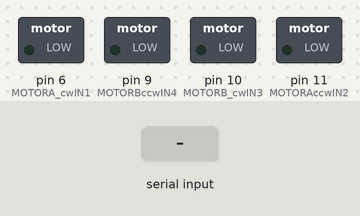
Simulated run of this sketch. Board: Arduino Uno, built with avr-gcc and run on an emulated ATmega328P. On the bench: switched loads named in the sketch (green lamp = pin HIGH). Inputs (shaded band) come from the test bench.

Above: at 1.2 s.
1.3 s: "30,150\n" received over the second serial link
At 2.6 s:
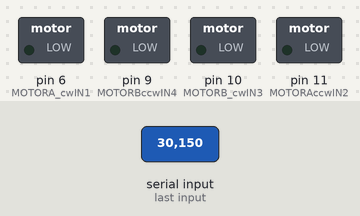
2.9 s: "52\n" received over Serial
At 3.3 s:
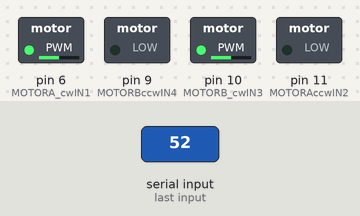
4.4 s: "90,45\n" received over the second serial link
At 5.5 s:
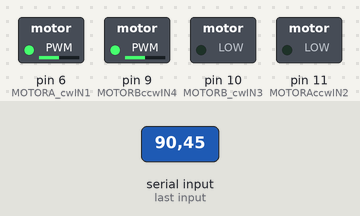
5.9 s: "50\n" received over the second serial link
At 7.1 s:
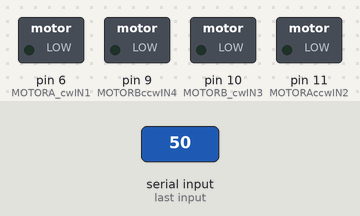
7.4 s: "49\n" received over the second serial link
At 8.6 s:
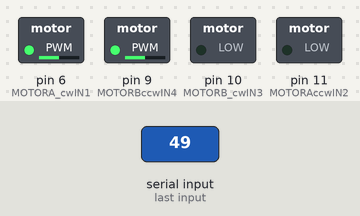
8.9 s: "51\n" received over Serial
At 10.2 s:
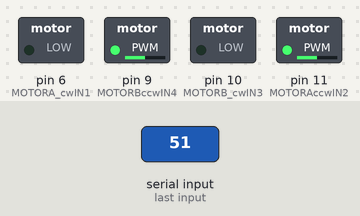
Timing chart, 0 to 11.4 s (numbered marks = the images above; inputs shaded):
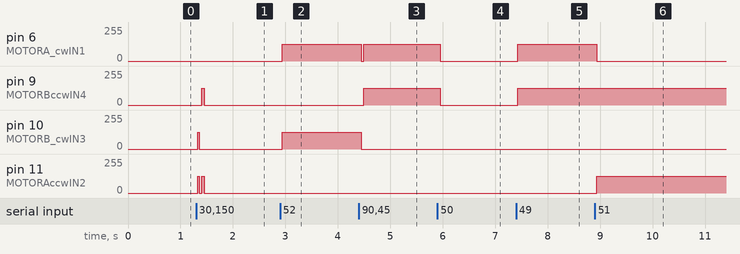

Measured:
- after the input at 1.3 s, pin 9 (MOTORBccwIN4): 0/255 → 127/255 after 0.11 s, → 0/255 0.05 s later; pin 10 (MOTORB_cwIN3): 0/255 → 127/255 at once, → 0/255 0.03 s later; pin 11 (MOTORAccwIN2): alternates 127/255 for 0.04 s and 0/255 for 0.05 s, 4 changes in all, then stays 0/255, starting at once
- after the input at 2.9 s, pin 6 (MOTORA_cwIN1), pin 10 (MOTORB_cwIN3): 0/255 → 127/255 at once
- after the input at 4.4 s, pin 6 (MOTORA_cwIN1): 127/255 → 0/255 after 0.05 s, → 127/255 0.05 s later; pin 9 (MOTORBccwIN4): 0/255 → 127/255 after 0.10 s; pin 10 (MOTORB_cwIN3): 127/255 → 0/255 after 0.05 s
- after the input at 5.9 s, pin 6 (MOTORA_cwIN1), pin 9 (MOTORBccwIN4): 127/255 → 0/255 after 0.05 s
- after the input at 7.4 s, pin 6 (MOTORA_cwIN1), pin 9 (MOTORBccwIN4): 0/255 → 127/255 at once
- after the input at 8.9 s, pin 6 (MOTORA_cwIN1): 127/255 → 0/255 at once; pin 11 (MOTORAccwIN2): 0/255 → 127/255 at once

The sketch:

Robot1.ino
```cpp
#include <SoftwareSerial.h>

// sketch_dec18b_remote_robot

#define MOTORA_cwIN1 6
#define MOTORAccwIN2 11
#define MOTORB_cwIN3 10
#define MOTORBccwIN4 9
//#define EN1 6
//#define EN2 5

#define SPEED 127
//
// The hardware serial will be connected to the ESP32 WebSocket
// The software serial will be connected to the BlueTooth interface
//
#define WebSocket Serial
SoftwareSerial BlueTooth(2, 3); // RX, TX

String data;
int btVal;

void setup()
{
  WebSocket.begin(9600);
  BlueTooth.begin(9600);
  pinMode(MOTORA_cwIN1, OUTPUT);
  pinMode(MOTORAccwIN2, OUTPUT);
  pinMode(MOTORB_cwIN3, OUTPUT);
  pinMode(MOTORBccwIN4, OUTPUT);
  //pinMode(EN1, OUTPUT);
  //pinMode(EN2, OUTPUT);
  analogWrite(MOTORA_cwIN1, 0);
  analogWrite(MOTORAccwIN2, 0);
  analogWrite(MOTORB_cwIN3, 0);
  analogWrite(MOTORBccwIN4, 0);
  //analogWrite(EN1,63);
  //analogWrite(EN2,63);
  WebSocket.setTimeout(1000);
}

void loop()
{
  if (WebSocket.available())
  {
      data = WebSocket.readStringUntil('\n');
//      data = WebSocket.read();
      BlueTooth.print(data);

    // btVal = (data.toInt());
    btVal = data.charAt(data.length() - 1);
    BlueTooth.print("WebSocket Value ");
    BlueTooth.println(btVal);
  }
  else if (BlueTooth.available())
  {
//      data = BlueTooth.readStringUntil('\n');
      data = BlueTooth.read();
      //BlueTooth.print(str);

    btVal = (data.toInt());
    BlueTooth.print("BlueTooth Value ");
    BlueTooth.println(btVal);
  }
  else
  {
    btVal = -1;
  }

  switch (btVal)
  {
      case 49:
        BlueTooth.println("Forward");
        forward();
        break;

      case 50:
        BlueTooth.println("Reverse");
        reverse();
        break;

      case 51:
       BlueTooth.println("Left");
       left();
        break;

      case 52:
        BlueTooth.println("Right");
        right();
        break;

      case 48:
        BlueTooth.println("Stop");
        stoprobot();
        break;

  }

}

void forward()
{
  analogWrite(MOTORA_cwIN1, 0);
  analogWrite(MOTORAccwIN2, SPEED);
  analogWrite(MOTORB_cwIN3, 0);
  analogWrite(MOTORBccwIN4, SPEED);
}

void reverse()
{
  analogWrite(MOTORA_cwIN1, SPEED);
  analogWrite(MOTORAccwIN2, 0);
  analogWrite(MOTORB_cwIN3, SPEED);
  analogWrite(MOTORBccwIN4, 0);
}

void left()
{
  analogWrite(MOTORA_cwIN1, 0);
  analogWrite(MOTORAccwIN2, SPEED);
  analogWrite(MOTORB_cwIN3, SPEED);
  analogWrite(MOTORBccwIN4, 0);
}

void right()
{
  analogWrite(MOTORA_cwIN1, SPEED);
  analogWrite(MOTORAccwIN2, 0);
  analogWrite(MOTORB_cwIN3, 0);
  analogWrite(MOTORBccwIN4, SPEED);
}

void stoprobot()
{
  analogWrite(MOTORA_cwIN1, 0);
  analogWrite(MOTORAccwIN2, 0);
  analogWrite(MOTORB_cwIN3, 0);
  analogWrite(MOTORBccwIN4, 0);
}
```
